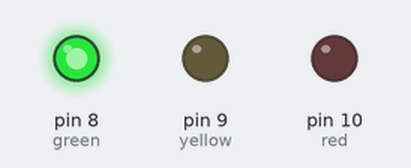
The sketch below on a simulated Arduino Uno, built with avr-gcc and run on an emulated ATmega328P. On the bench: output pins drawn as LEDs (lit = HIGH).

Above: at 2.5 s.
At 6.0 s:
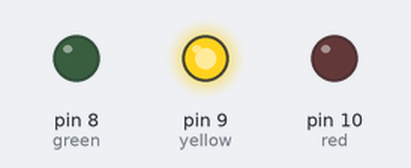
At 9.5 s:
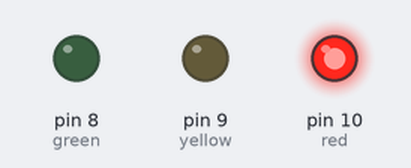
Timing chart, 0 to 15.6 s (numbered marks = the images above):
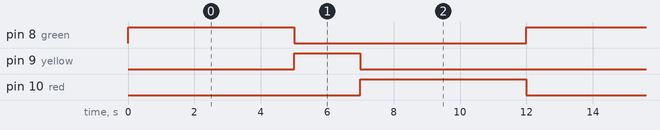

Measured:
- by itself, pin 8 (green), pin 10 (red): alternates HIGH for 5.0 s and LOW for 7.0 s
- by itself, pin 9 (yellow): alternates HIGH for 2.0 s and LOW for 10.0 s
- by itself, everything shown: repeats every 12.0 s, in 3 steps

The sketch:

Traffic_Light_System.ino
```cpp
// Traffic Light System

int red = 10;
int yellow = 9;
int green = 8;

void setup()
{
  pinMode(red, OUTPUT);
  pinMode(yellow, OUTPUT);
  pinMode(green, OUTPUT);
}

void loop()
{
  // Green light ON
  digitalWrite(green, HIGH);
  digitalWrite(yellow, LOW);
  digitalWrite(red, LOW);
  delay(5000);

  // Yellow light ON
  digitalWrite(green, LOW);
  digitalWrite(yellow, HIGH);
  digitalWrite(red, LOW);
  delay(2000);

  // Red light ON
  digitalWrite(green, LOW);
  digitalWrite(yellow, LOW);
  digitalWrite(red, HIGH);
  delay(5000);
}
```
